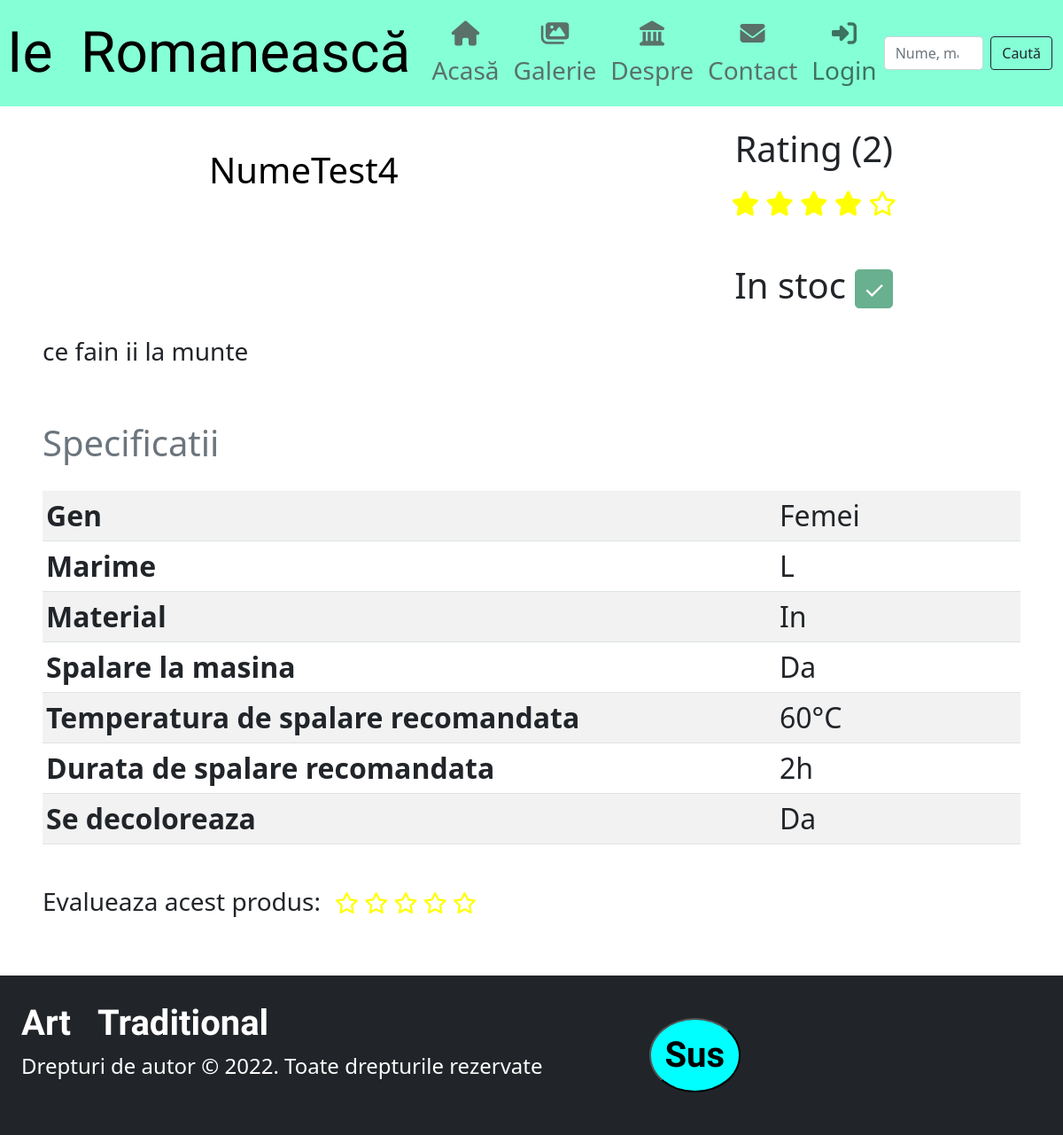
/galerie/4, run on the app's committed database.
### loginapp/models.py (models this page shows)
class NavbarSettings(models.Model):
    title=models.CharField("Titlu", default=u"Ie \xa0Romanească", max_length=50)
    titlefont=models.CharField("Font", default="Alex Brush", max_length=40)
    fontmultiplier=models.IntegerField("Procent marime font titlu", default=200)
    titlecolor=models.CharField("Culoare titlu", default="0, 0, 0, 1", max_length=20)
    itemcolor=models.CharField("Culoare iteme", default="77, 77, 77, 0.8", max_length=20)
    itemhovercolor=models.CharField("Culoare iteme onhover", default="179, 179, 179, 0.9", max_length=20)
    color=models.CharField("Culoare de fundal", default="127, 255, 212, 0.95", max_length=20)
    hidelogin=models.BooleanField("Ascunde Loginul", default=False)

class FooterSettings(models.Model):
    title=models.CharField("Titlu", default=u"Art \xa0\xa0Traditional", max_length=30)
    titlefont=models.CharField("Font", default="Alex Brush", max_length=40)
    fontmultiplier=models.IntegerField("Multiplicator font(%)", default=200)
    fcolor=models.CharField("Colare text", default="255, 255, 255, 1", max_length=20)
    bgcolor=models.CharField("Culoare fundal", default="33, 37, 41, 1", max_length=20)
    credits=models.TextField("Text footer", default="Drepturi de autor © 2022. Toate drepturile rezervate", max_length=200)
    imgsource=models.CharField("Imagine", default="/media/BannerR.png", max_length=50)

### magazin/models.py (models this page shows, shortened)
class Produs(models.Model):
    id = models.AutoField("Id", primary_key=True)
    nume = models.CharField("Denumire", max_length=50, blank=False)
    descriere = models.TextField("Descriere", blank=True)
    stoc = models.IntegerField("Stoc", default=1)
    sters = models.BooleanField("Sters", default=False)
    rating = models.OneToOneField(Rating, related_name="Rating", blank=True, null=True, on_delete=models.CASCADE)
    pret = models.OneToOneField(Pret, related_name="Pret", blank=True, null=True, on_delete=models.CASCADE)
    imagini = models.OneToOneField(Imagini, related_name="Imagini", null=True, on_delete=models.CASCADE)
    specificatii = models.OneToOneField(Specificatii, related_name="Specificatii", blank=False, null=True, on_delete=models.CASCADE)
    @property
    def in_stoc(self):
        return self.stoc > 0

class Rating(models.Model):
    stars = models.IntegerField("Stele", default=0)
    count = models.IntegerField("Nr de feedback-uri", default=1)
    accesari = models.BigIntegerField("Numar de accesari", default=0)
    @property
    def value(self) -> float:
        return int(self.stars) / (5*int(self.count)) * 5

class Specificatii(models.Model):
    marime = models.CharField("Mărime", default="XL", max_length=10)
    material = models.CharField("Material", default="In", max_length=20)
    gen = models.TextField("Gen", default="Femei", blank=False, null=False, choices=[("Barbati", "Barbati"), ("Femei", "Femei"), ("Copii", "Copii")])
    spalaremasina = models.BooleanField("Se spală la mașină", default=True)
    temperatura = models.IntegerField("Temperatura de spălare recomandată", default=60)
    timpspalare = models.CharField("Timpul de spălare recomandat", default="2h", max_length=10)
    sedecoloreaza = models.BooleanField("Se decoloreaza", default=False)

### magazin/views.py (the view)
# urls.py: path("galerie/<int:id>", views.produs, name="produs"),
def produs(request, id):
    produs = Produs.objects.get(id=id)
    images = produs.imagini.ColectieImagini.all()
    imglist = []
    for img in images:
        i = str(img).find("media")
        imglist.append("/" + str(img)[i:].replace("\\", "/"))
    images = imglist
    return render(request, "produs.html", {
        "produs": produs,
        "firstimage": images[0],
        "allimages": images,
        "allimagesindexes": zip(images[1:], range(2, len(images)+1)),
        "range5": range(5),
        **context(OwnSettings.objects.first()),
    })

### loginapp/models.py (called while the page is built)
def context(setare): # determina context dict-ul
    rez = {}
    asocs={"navbar":NavbarSettings, "card":CardSettings, "slideshow": SlideShowSettings, "galerie": GalerieSettings, "footer":FooterSettings}
    for field in OwnSettings._meta.get_fields():
        rez[field.name] = field.value_from_object(setare)
    for fieldname,obj in asocs.items():
        for field2 in obj._meta.get_fields():
            if field2.name != fieldname and field2.name != "id":
                if "color" in field2.name:
                    rez[fieldname + field2.name] = stringtocolor(str(field2.value_from_object(obj.objects.last())))
                    rez[fieldname + "islight"] = isLight(rez[fieldname + field2.name])
                else:
                    rez[fieldname + field2.name] = field2.value_from_object(obj.objects.last())
    return rez

### magazin/models.py (called while the page is built)
    @property
    def pret_final(self):
        return float("{:.2f}".format(self.pretul - self.pretul * (self.reducere / 100)))

    def __str__(self):
        return self.img.path

### magazin/utils.py (called while the page is built)
def isLight(rgbColor):
    r = rgbColor[0]
    g = rgbColor[1]
    b = rgbColor[2]
    a = rgbColor[3]
    hsp = math.sqrt(0.299 * (r * r) + 0.587 * (g * g) + 0.114 * (b * b))
    if hsp>127.5 or a <= 0.3:
        return True
    return False

def stringtocolor(string):
    rez = []
    for _ in string.split():
        for token in _.split(","):
            try:
                val = float(token)
                if val == int(val):
                    val = int(val)
                rez.append(val)
            except: pass
    return tuple(rez[:4])

### templates/produs.html (shortened to what this page needs)
{% extends 'base.html' %}
{% block head %}
    {% load static %}
    <link rel="stylesheet" href="{% static "magazin/css/modal.css" %}">
{% endblock %}
{% block content %}
<div class="d-flex my-5 my-xl-0 flex-column flex-xl-row">
    <div class="mx-5 my-2 my-xl-5 flex-fill">
    <h1 class="mt-0 ms-5 mb-5 text-{{ cardtitlealign }}" style="color: rgba{{ cardtitlecolor }}"> {{ produs.nume }}</h1>
        <div id="carouselExampleFade" class="carousel slide carousel-fade" data-bs-ride="carousel">
          <button class="carousel-control-prev" type="button" data-bs-target="#carouselExampleFade" data-bs-slide="prev">
            <span class="carousel-control-prev-icon" aria-hidden="true"></span>
          </button>
          <button class="carousel-control-next" type="button" data-bs-target="#carouselExampleFade" data-bs-slide="next">
            <span class="carousel-control-next-icon" aria-hidden="true"></span>
          </button>
        </div>
    </div>
    <div class="mx-0 my-auto px-5 py-2 py-xl-4 flex-grow-1 flex-shrink-0 text-start d-block">
        {% if produs.rating.stars != 0 %}
        <div class="rating text-start text-xl-center mb-4">
            <h1 class="display-6 fw-normal mb-3"> Rating ({{ produs.rating.count }})</h1>
            <ul class="list-inline fs-3">
                {% for i in range5 %}
                    {% if produs.rating.value >= i %}
                    <li class="list-inline-item m-0"><i class="fa fa-star" style="color: rgba{{ cardstarcolor }}"></i></li>
                    {% else %}
                    <li class="list-inline-item m-0"><i class="fa fa-star-o" style="color: rgba{{ cardstarcolor }}"></i></li>
                    {% endif %}
                {% endfor %}
             </ul>
        </div>
        {% endif %}
        <h1 class="display-6 fw-normal text-start text-xl-center mt-5"> In stoc <button id="btninstoc" type="button" class="btn fs-3 px-2 py-0 btn-lg btn-{% if produs.in_stoc and not produs.sters %}success{% else %}danger{% endif %}" disabled>{% if produs.in_stoc and not produs.sters %}&check;{% else %}&times;{% endif %}</button></h1>
    </div>
</div>
{% if produs.descriere != "" %}
<h3 class="mx-5 mb-5"> {{ produs.descriere }}</h3>
{% endif %}
<div class="m-5 fs-2">
<table class="table table-sm table-striped table-hover caption-top">
    <caption class="fs-1 mb-3"> Specificatii</caption>
    <tr>
      <th scope="row" class="w-75">Gen</th>
      <td>{{ produs.specificatii.gen }}</td>
    </tr>
    <tr>
      <th scope="row">Marime</th>
      <td>{{ produs.specificatii.marime }}</td>
    </tr>
    <tr>
      <th scope="row">Material</th>
      <td>{{ produs.specificatii.material }}</td>
    </tr>
    <tr>
      <th scope="row">Spalare la masina</th>
      <td>{% if produs.specificatii.spalaremasina %} Da {% else %} Nu {% endif %}</td>
    </tr>
    <tr>
      <th scope="row">Temperatura de spalare recomandata</th>
      <td>{{ produs.specificatii.temperatura }}°C</td>
    </tr>
    <tr>
      <th scope="row">Durata de spalare recomandata</th>
      <td>{{ produs.specificatii.timpspalare }}</td>
    </tr>
    <tr>
      <th scope="row">Se decoloreaza</th>
      <td>{% if produs.specificatii.sedecoloreaza %} Da {% else %} Nu {% endif %}</td>
    </tr>
</table>
</div>
<div class="d-flex flex-row m-5 mt-0 flex-nowrap">
    <h3 class="me-3">Evalueaza acest produs:</h3>
    <ul class="list-inline fs-4 me-5" onmouseleave="fillStars(-1)">
        {% for i in range5 %}
            <li class="list-inline-item m-0" onmouseenter="fillStars({{ i }})" onclick="{% if allowrating %}rateproduct({{ i }}){% else %}activateAlert('<strong>Important!</strong> Nu puteti evalua acest produs deoarece nu sunteti logat.', 'danger') {% endif %}">
                <i id="star-{{ i }}" class="fa fa-star-o" style="color: rgba{{ cardstarcolor }}"></i>
            </li>
        {% endfor %}
     </ul>
</div>
{% endblock %}
{% block scripts %}
{% load static %}
{% endblock %}

### templates/navbar.html (shortened to what this page needs)
<nav class="navbar navbar-expand-lg navbar-light sticky-top fs-2"
     style="background: rgba{{ navbarcolor }}; ">
  <h1 class="navbar-brand my-auto px-1 ms-1 me-0" style="font-family: {{ navbartitlefont }}; color: rgba{{ navbartitlecolor }}; display: block; font-size: {{ navbarfontmultiplier }}%" onmousedown='return false;'>{{ navbartitle }}</h1>
  <div class="container-fluid">
    <div class="collapse navbar-collapse" id="navbarSupportedContent">
      <ul class="navbar-nav me-auto mb-2 mb-lg-1 fs-3 text-center">
        <li class="nav-item">
            <a class="nav-link" aria-current="page" href="{% url 'home' %}"
               style="color: rgba{{ navbaritemcolor }}"
               onmouseleave="this.style.color='rgba{{ navbaritemcolor }}';"
               onmouseover="this.style.color='rgba{{ navbaritemhovercolor }}';">
                <i class="fa fa-fw fa-home"></i>  Acasă</a>
        </li>
        <li class="nav-item">
            <a class="nav-link" style="color: rgba{{ navbaritemcolor }}" href="{% url 'galerie' %}"
            onmouseleave="this.style.color='rgba{{ navbaritemcolor }}';"
            onmouseenter="this.style.color='rgba{{ navbaritemhovercolor }}';"><i class="fas fa-images"></i>  Galerie</a>
        </li>
        <li class="nav-item">
            <a class="nav-link" style="color: rgba{{ navbaritemcolor }}" href="#"
            onmouseleave="this.style.color='rgba{{ navbaritemcolor }}';"
            onmouseenter="this.style.color='rgba{{ navbaritemhovercolor }}';"><i class="fa fa-fw fa-landmark"></i>  Despre</a>
        </li>
        <li class="nav-item">
            <a class="nav-link" style="color: rgba{{ navbaritemcolor }}" href="#"
            onmouseleave="this.style.color='rgba{{ navbaritemcolor }}';"
            onmouseenter="this.style.color='rgba{{ navbaritemhovercolor }}';"><i class="fa fa-fw fa-envelope"></i>  Contact</a>
        </li>
      </ul>
      <ul class="navbar-nav ms-auto mb-2 mb-lg-1 fs-3 text-center">
        <li class="nav-item d-block {% if navbarhidelogin %}fs-5{% endif %}">
            <a class="nav-link" aria-current="page" href="{% if not user.is_authenticated %}{% url 'login' %}{% else %}{% url 'logout' %}{% endif %}"  {% if navbarhidelogin %}style="color: transparent"{% endif %}
            {% if not navbarhidelogin %}
            onmouseleave="this.style.color='rgba{{ navbaritemcolor }}';"
            onmouseenter="this.style.color='rgba{{ navbaritemhovercolor }}';"
            {% endif %}>
            {% if not user.is_authenticated %}
                <i class="fas fa-sign-in-alt"></i>  {% if not navbarhidelogin %}Login{% endif %}
            {% else %}
                <i class="fas fa-sign-out-alt"></i>  {% if not navbarhidelogin %}Logout{% endif %}
            {% endif %}
            </a>
        </li>
      </ul>
        <div id="searchbarform ms-1">
      <form class="d-flex" >
        <input class="form-control me-2" type="search" placeholder="Nume, mărime, gen" aria-label="Search" id="searchtext">
        <button class="btn btn-outline-{% if navbarislight %}dark{% else %}light{% endif %}" type="button" onclick="cauta()" id="searchbtn"> Caută</button>
      </form>
        </div>
    </div>
  </div>
</nav>

### templates/footer.html (shortened to what this page needs)
<footer class="d-flex flex-column flex-xl-row fs-4" style="color: rgba{{ footerfcolor }}; background-color: rgba{{ footerbgcolor }}">
    <div class="p-4">
        <strong class="text-sm-start fs-1" style="font-family: {{ footertitlefont }}; font-size: {{ footerfontmultiplier }}%"> {{ footertitle }} </strong>
        <p class="fs-4"> {{ footercredits }} </p>
    </div>
    <div class="p-4">
    </div>
    <div class="p-5 text-center d-none d-xl-block">
        <button onclick="location.href='#'" class="fs-1 display-1 fw-bold p-3 my-auto text-center align-self-center fadegray" style="font-family: {{ footertitlefont }}; font-size: {{ footerfontmultiplier }}%"> Sus </button>
    </div>
</footer>

### magazin/static/magazin/css/footer.css (style rules this page uses)
.fadegray { display: inline-block; border-radius: 60%; background-color: aqua; animation: greyscale-fade-in 5s ease-in forwards alternate infinite; }

### data on the page
NavbarSettings: title "Ie Romanească"
Produs: nume "NumeTest4", rating.count "2", descriere "ce fain ii la munte", specificatii.gen "Femei", specificatii.marime "L", specificatii.material "In", specificatii.temperatura "60", specificatii.timpspalare "2h"
FooterSettings: title "Art Traditional", credits "Drepturi de autor © 2022. Toate drepturile rezervate"
